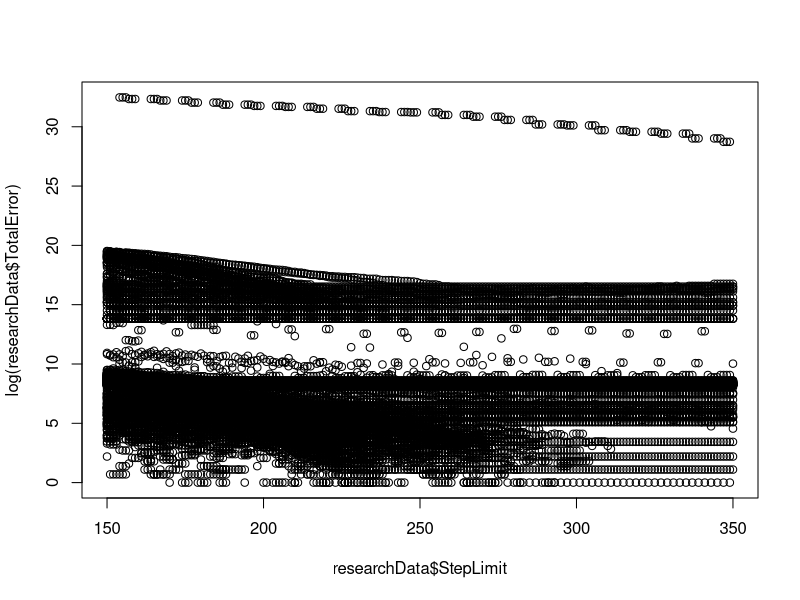
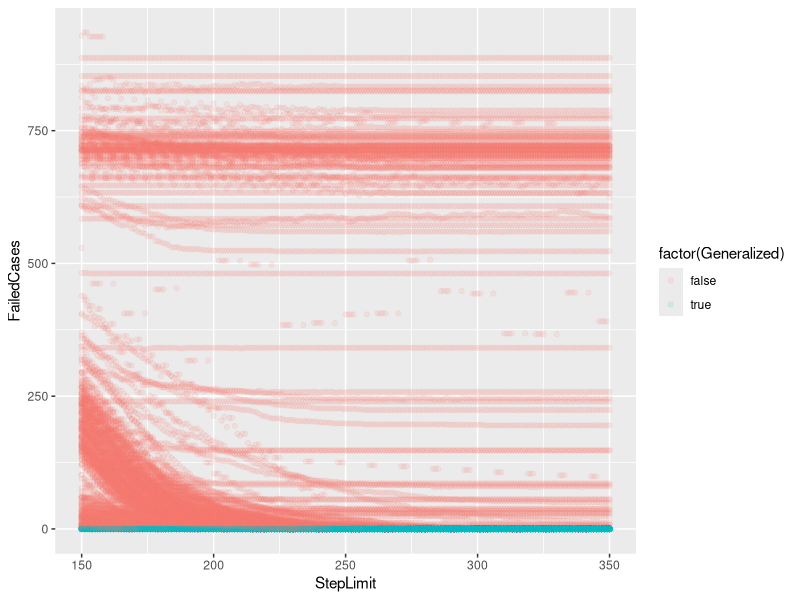
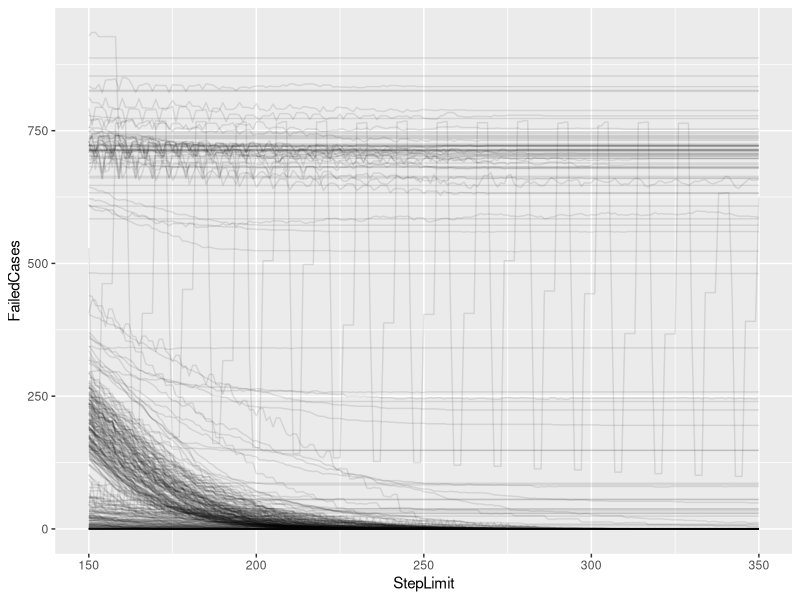
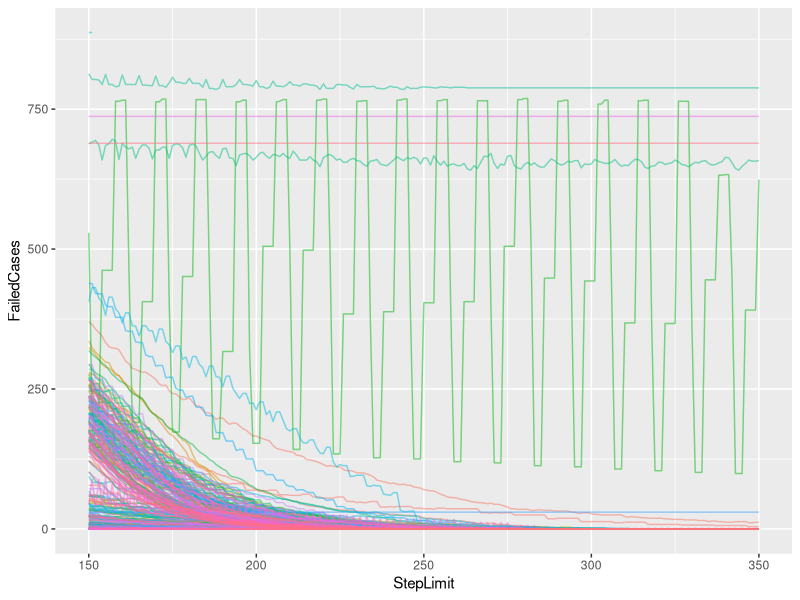

The R script that drew these images, in order:
## ---- chunk 1
knitr::opts_chunk$set(echo = TRUE)

library('ggplot2')
## ---- chunk 2
researchData = read.table("dataset.txt", header=T, sep="")

plot(x=researchData$StepLimit, y=log(researchData$TotalError))

ggplot(researchData, aes(x=StepLimit, y=FailedCases, color=factor(Generalized))) + geom_point(alpha=0.1)

ggplot(researchData, aes(x=StepLimit, y=FailedCases, group=factor(RunNumber))) + geom_line(alpha=0.1)
## ---- chunk 3
researchData$AllFailuresOutOfSteps = (researchData$FailedCases == researchData$FailedByStepLimit)

equalFailures = subset(researchData, researchData$AllFailuresOutOfSteps)

nrow(equalFailures)

ggplot(equalFailures, aes(x=StepLimit, y=FailedCases, group=factor(RunNumber), color=factor(RunNumber))) + geom_line(alpha=0.5, show.legend=FALSE)
